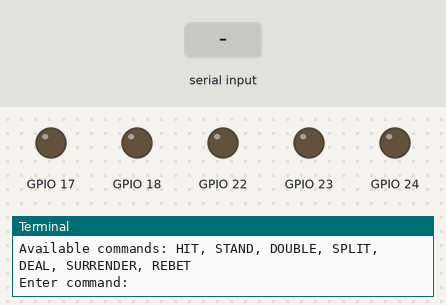
The program below on a simulated Raspberry Pi (BCM pin numbers). On the bench: output pins drawn as LEDs (lit = HIGH), the last lines printed to the terminal. The test bench sets the inputs (shaded band).

Above: at 1.2 s.
1.3 s: "rebet" typed at the terminal, then Enter
At 2.1 s:
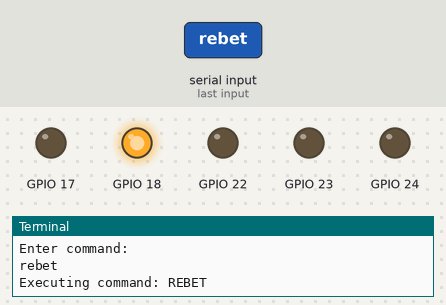
3.8 s: "deal" typed at the terminal, then Enter
At 4.1 s:
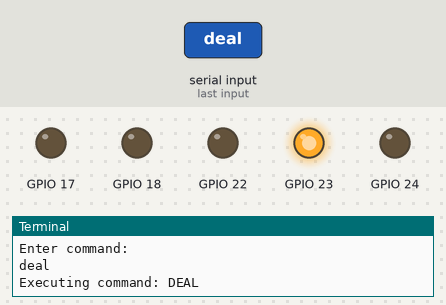
6.3 s: "double" typed at the terminal, then Enter
At 7.1 s:
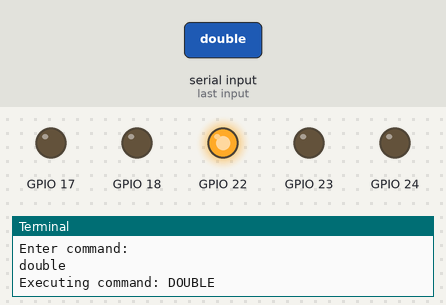
8.8 s: "hit" typed at the terminal, then Enter
At 9.1 s:
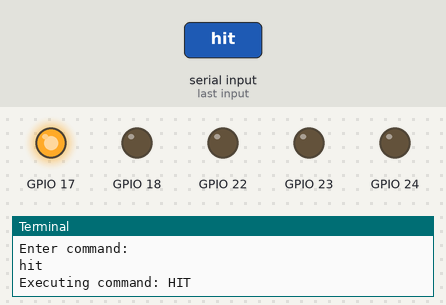
11.3 s: "surrender" typed at the terminal, then Enter
At 12.1 s:
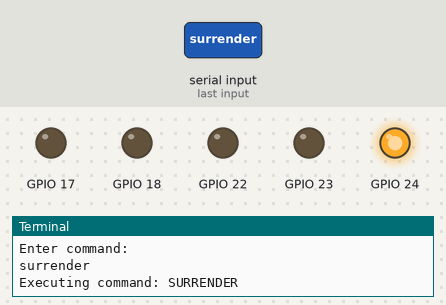
Timing chart, 0 to 14.3 s (numbered marks = the images above; inputs shaded):
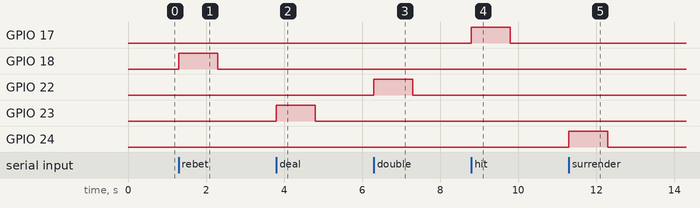

Measured:
- after the input at 1.3 s, GPIO 18: LOW → HIGH at once, → LOW 1.0 s later
- after the input at 3.8 s, GPIO 23: LOW → HIGH at once, → LOW 1.0 s later
- after the input at 6.3 s, GPIO 22: LOW → HIGH at once, → LOW 1.0 s later
- after the input at 8.8 s, GPIO 17: LOW → HIGH at once, → LOW 1.0 s later
- after the input at 11.3 s, GPIO 24: LOW → HIGH at once, → LOW 1.0 s later

The program:

gpio.py
```python
try:
    import RPi.GPIO as GPIO
except (ImportError, ModuleNotFoundError):
    from gpio_mock import MockGPIO as GPIO

import time

# Set up GPIO using BCM numbering scheme
GPIO.setmode(GPIO.BCM)

# Define GPIO pins for each command
HIT_PIN = 17
STAND_REBET_PIN = 18  # This pin is used for both STAND and REBET
DOUBLE_DOWN_PIN = 22
SPLIT_DEAL_PIN = 23  # This pin is used for both SPLIT and DEAL
SURRENDER_PIN = 24

# Set up all pins as outputs
command_pins = {
    "hit": HIT_PIN,
    "stand": STAND_REBET_PIN,
    "rebet": STAND_REBET_PIN,  # Same as STAND pin
    "double": DOUBLE_DOWN_PIN,
    "split": SPLIT_DEAL_PIN,
    "deal": SPLIT_DEAL_PIN,  # Same as SPLIT pin
    "surrender": SURRENDER_PIN
}

# Initialize all pins as outputs and set them to LOW (off)
for pin in set(command_pins.values()):
    GPIO.setup(pin, GPIO.OUT)
    GPIO.output(pin, GPIO.LOW)


def trigger_command(command, duration=1):
    """
    Trigger a blackjack command by activating the corresponding GPIO pin

    Args:
        command (str): The blackjack command to trigger
        duration (float): How long to keep the signal high in seconds
    """
    if command.lower() in command_pins:
        pin = command_pins[command.lower()]
        print(f"Executing command: {command.upper()}")

        # Turn the pin on
        GPIO.output(pin, GPIO.HIGH)
        time.sleep(duration)  # Keep it on for the specified duration

        # Turn the pin off
        GPIO.output(pin, GPIO.LOW)

        # Special cases for shared pins
        if command.lower() == "rebet":
            print("REBET command uses the same pin as STAND")
        elif command.lower() == "deal":
            print("DEAL command uses the same pin as SPLIT")
    else:
        print(f"Unknown command: {command}")


try:
    print("Blackjack GPIO Control - Enter commands or 'exit' to quit")
    print("Available commands: HIT, STAND, DOUBLE, SPLIT, DEAL, SURRENDER, REBET")

    while True:
        command = input("Enter command: ").lower()

        if command == "exit":
            break
        elif command in command_pins:
            trigger_command(command)
        else:
            print("Invalid command. Available commands: HIT, STAND, DOUBLE, SPLIT, DEAL, SURRENDER, REBET")

finally:
    # Clean up GPIO on exit
    GPIO.cleanup()
    print("GPIO cleanup complete")
```
